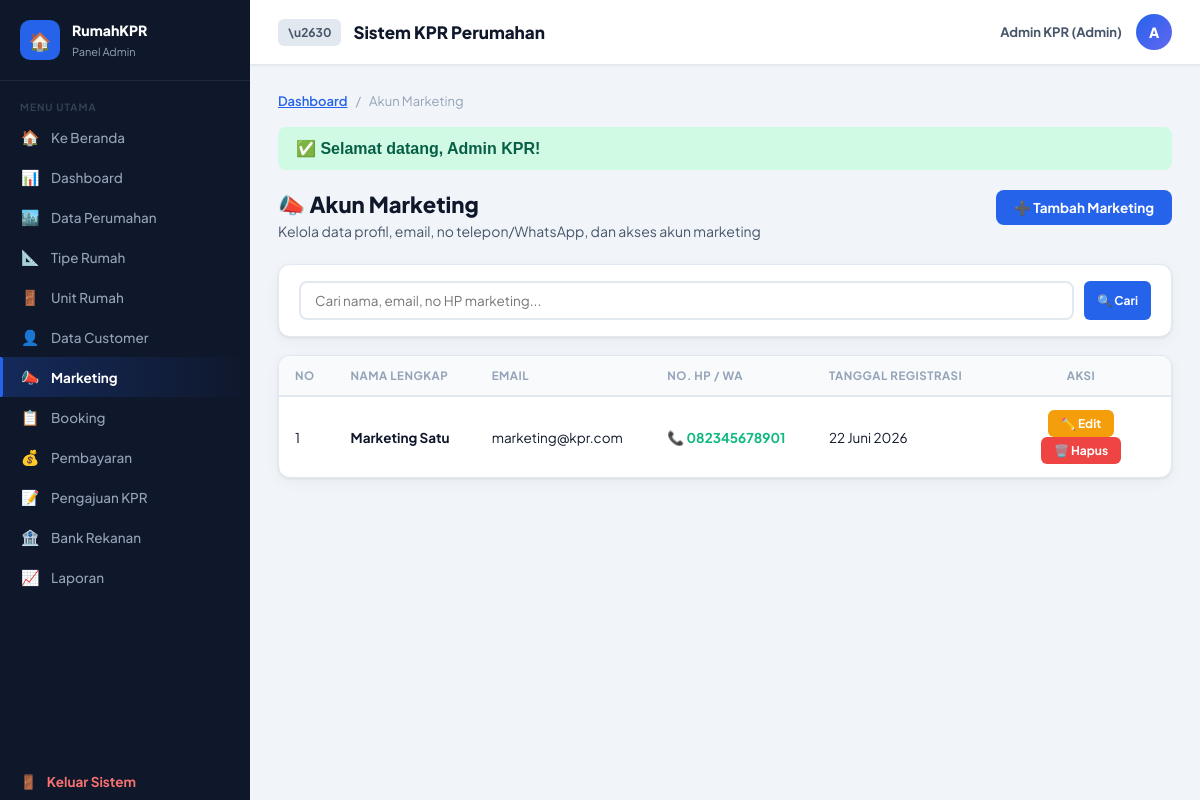
Screenshot of /admin/marketing/index.php (signed in) with the database file from the repository.
### tables this page shows
CREATE TABLE IF NOT EXISTS `users` (
  `id_user` int(11) NOT NULL AUTO_INCREMENT,
  `nama_lengkap` varchar(100) DEFAULT NULL,
  `email` varchar(100) DEFAULT NULL,
  `password` varchar(255) DEFAULT NULL,
  `no_hp` varchar(20) DEFAULT NULL,
  `role` enum('admin','marketing','customer') DEFAULT 'customer',
  `foto_profil` varchar(255) DEFAULT NULL,
  `created_at` timestamp NOT NULL DEFAULT current_timestamp(),
  PRIMARY KEY (`id_user`),
  UNIQUE KEY `email` (`email`)
);

### config/auth.php (called while the page is built, shortened)
<?php
require_once __DIR__ . '/session.php';
function role_user() {
    $uri = $_SERVER['SCRIPT_NAME'] ?? '';
    if (strpos($uri, '/admin/') !== false) {
        return $_SESSION['admin']['role'] ?? null;
    }
    return $_SESSION['customer']['role'] ?? null;
}
function nama_user() {
    $uri = $_SERVER['SCRIPT_NAME'] ?? '';
    if (strpos($uri, '/admin/') !== false) {
        return $_SESSION['admin']['nama_lengkap'] ?? 'Admin';
    }
    return $_SESSION['customer']['nama_lengkap'] ?? 'Pengguna';
}
?>

### config/functions.php (called while the page is built, shortened)
<?php
function format_tanggal($t) {
    $b = ['','Januari','Februari','Maret','April','Mei','Juni','Juli','Agustus','September','Oktober','November','Desember'];
    $ts = strtotime($t);
    return date('d', $ts) . ' ' . $b[(int)date('m', $ts)] . ' ' . date('Y', $ts);
}
?>

### admin/marketing/index.php (the view, shortened to what this page needs)
<?php
require_once '../../config/koneksi.php';
require_once '../../config/functions.php';
require_once '../../includes/sidebar_admin.php';
$action = $_GET['action'] ?? '';
$error = '';
$marketing = null;
$search = trim($_GET['s'] ?? '');
if (!empty($search)) {
    $stmt = $db->prepare("SELECT * FROM users WHERE role = 'marketing' AND (nama_lengkap LIKE ? OR email LIKE ? OR no_hp LIKE ?) ORDER BY created_at DESC");
    $stmt->execute(["%$search%", "%$search%", "%$search%"]);
} else {
    $stmt = $db->prepare("SELECT * FROM users WHERE role = 'marketing' ORDER BY created_at DESC");
    $stmt->execute();
}
$list_marketing = $stmt->fetchAll();
?>
<!DOCTYPE html>
<html lang="id">
<head>
    <link rel="stylesheet" href="../../assets/css/admin.css">
</head>
<body>
    <div class="admin-main">
        <header class="topbar">
            <div style="display:flex;align-items:center;gap:12px;">
                <button class="btn btn-gray btn-sm" id="sidebarToggle" style="padding:6px 10px;">\u2630</button>
                <div class="topbar-title">Sistem KPR Perumahan</div>
            </div>
            <div class="topbar-right">
                <span class="topbar-name"><?= htmlspecialchars(nama_user()) ?> (<?= ucfirst(role_user()) ?>)</span>
                <div class="topbar-avatar"><?= strtoupper(substr(nama_user(),0,1)) ?></div>
            </div>
        </header>
        <main class="content">
            <div class="breadcrumb">
                <a href="../dashboard.php">Dashboard</a> / <span>Akun Marketing</span>
            </div>
            <?php if ($action === 'tambah' || $action === 'edit'): ?>
                <div class="panel">
                    <div class="panel-header">
                        <h3><?= $action === 'tambah' ? '📣 Tambah Akun Marketing' : '✏️ Edit Akun Marketing' ?></h3>
                        <a href="index.php" class="btn btn-gray btn-sm">← Kembali</a>
                    </div>
                    <div class="panel-body">
                        <?php if ($error): ?><div class="alert alert-danger">❌ <?= htmlspecialchars($error) ?></div><?php endif; ?>
                        <form method="POST">
                            <div class="form-group">
                                <label>Nama Lengkap</label>
                                <input type="text" name="nama_lengkap" class="form-control" placeholder="Contoh: Marketing KPR" value="<?= htmlspecialchars($_POST['nama_lengkap'] ?? $marketing['nama_lengkap'] ?? '') ?>" required>
                            </div>
                            <div class="form-row">
                                <div class="form-group">
                                    <label>Email</label>
                                    <input type="email" name="email" class="form-control" placeholder="marketing@kpr.com" value="<?= htmlspecialchars($_POST['email'] ?? $marketing['email'] ?? '') ?>" required>
                                </div>
                                <div class="form-group">
                                    <label>No. HP / WhatsApp</label>
                                    <input type="text" name="no_hp" class="form-control" placeholder="08xxxxxxxxxx" value="<?= htmlspecialchars($_POST['no_hp'] ?? $marketing['no_hp'] ?? '') ?>" required>
                                </div>
                            </div>
                            <div class="form-group">
                                <label>Password</label>
                                <input type="text" name="password" class="form-control" placeholder="<?= $action === 'edit' ? 'Biarkan kosong jika tidak ingin mengubah password' : 'Min. 4 karakter' ?>" <?= $action === 'tambah' ? 'required' : '' ?>>
                            </div>
                            <div style="margin-top:14px;">
                                <button type="submit" class="btn btn-primary">💾 Simpan Data</button>
                                <a href="index.php" class="btn btn-gray">Batal</a>
                            </div>
                        </form>
                    </div>
                </div>
            <?php else: ?>
                <div class="page-header">
                    <div class="page-header-left">
                        <h2>📣 Akun Marketing</h2>
                        <p>Kelola data profil, email, no telepon/WhatsApp, dan akses akun marketing</p>
                    </div>
                    <a href="index.php?action=tambah" class="btn btn-primary">➕ Tambah Marketing</a>
                </div>
                <div class="panel" style="margin-bottom: 18px;">
                    <div class="panel-body" style="padding: 16px 20px;">
                        <form method="GET" action="" class="search-bar" style="margin-bottom:0;">
                            <input type="text" name="s" placeholder="Cari nama, email, no HP marketing..." value="<?= htmlspecialchars($search) ?>" style="flex:1;">
                            <button type="submit" class="btn btn-primary btn-sm">🔍 Cari</button>
                        </form>
                    </div>
                </div>
                <div class="panel">
                    <div class="panel-body" style="padding:0;">
                        <div class="tbl-wrap">
                            <table>
                                <thead>
                                    <tr>
                                        <th>No</th>
                                        <th>Nama Lengkap</th>
                                        <th>Email</th>
                                        <th>No. HP / WA</th>
                                        <th>Tanggal Registrasi</th>
                                        <th style="width:180px; text-align:center;">Aksi</th>
                                    </tr>
                                </thead>
                                <tbody>
                                    <?php if (empty($list_marketing)): ?>
                                        <tr><td colspan="6" class="empty">Tidak ada akun marketing yang ditemukan.</td></tr>
                                    <?php else: $no=1; foreach($list_marketing as $m): ?>
                                        <tr>
                                            <td><?= $no++ ?></td>
                                            <td><b><?= htmlspecialchars($m['nama_lengkap']) ?></b></td>
                                            <td><?= htmlspecialchars($m['email']) ?></td>
                                            <td>
                                                <a href="https://wa.me/<?= preg_replace('/\D/', '', $m['no_hp']) ?>" target="_blank" style="text-decoration:none; color:var(--success); font-weight:700;">
                                                    📞 <?= htmlspecialchars($m['no_hp']) ?>
                                                </a>
                                            </td>
                                            <td><?= format_tanggal($m['created_at']) ?></td>
                                            <td style="text-align:center;">
                                                <a href="index.php?action=edit&id=<?= $m['id_user'] ?>" class="btn btn-warning btn-sm">✏️ Edit</a>
                                                <a href="#" data-hapus="index.php?action=hapus&id=<?= $m['id_user'] ?>" data-nama="<?= htmlspecialchars($m['nama_lengkap']) ?>" class="btn btn-danger btn-sm">🗑️ Hapus</a>
                                            </td>
                                        </tr>
                                    <?php endforeach; endif; ?>
                                </tbody>
                            </table>
                        </div>
                    </div>
                </div>
            <?php endif; ?>
        </main>
    </div>
</body>
</html>

### assets/css/admin.css (style rules this page uses)
*,*::before,*::after { box-sizing:border-box;margin:0;padding:0 }
:root { --sb-bg:#0f172a;--sb-hover:#1e293b;--sb-active:#2563eb;--sb-text:#94a3b8;--sb-w:250px; --topbar:65px;--content-bg:#f1f5f9;--white:#fff;--border:#e2e8f0; --primary:#2563eb;--primary-d:#1d4ed8;--success:#10b981;--warning:#f59e0b;--danger:#ef4444;--info:#6366f1; --text:#0f172a;--sub:#475569;--muted:#94a3b8; --radius:12px;--shadow:0 1px 3px rgba(0,0,0,.08),0 4px 16px rgba(0,0,0,.04); --font:'Plus Jakarta Sans',sans-serif;--tr:.2s ease; }
body { font-family:var(--font);background:var(--content-bg);color:var(--text);display:flex;min-height:100vh; }
.admin-main { margin-left:var(--sb-w);flex:1;display:flex;flex-direction:column;min-height:100vh; }
.topbar { height:var(--topbar);background:var(--white);border-bottom:1px solid var(--border);display:flex;align-items:center;justify-content:space-between;padding:0 28px;position:sticky;top:0;z-index:100;box-shadow:0 1px 3px rgba(0,0,0,.05); }
.topbar-title { font-size:17px;font-weight:800; }
.topbar-right { display:flex;align-items:center;gap:14px; }
.topbar-avatar { width:36px;height:36px;background:linear-gradient(135deg,var(--primary),var(--info));border-radius:50%;display:flex;align-items:center;justify-content:center;color:#fff;font-weight:800;font-size:14px; }
.topbar-name { font-size:13px;font-weight:700;color:var(--sub); }
.content { padding:28px;flex:1; }
.page-header { display:flex;align-items:flex-start;justify-content:space-between;margin-bottom:24px;gap:16px;flex-wrap:wrap; }
.page-header-left h2 { font-size:22px;font-weight:800; }
.page-header-left p { color:var(--sub);font-size:14px;margin-top:4px; }
.breadcrumb { display:flex;align-items:center;gap:8px;font-size:13px;color:var(--muted);margin-bottom:18px;flex-wrap:wrap; }
.breadcrumb a { color:var(--primary);font-weight:600; }
.panel { background:var(--white);border-radius:var(--radius);box-shadow:var(--shadow);border:1px solid var(--border);overflow:hidden;margin-bottom:24px;transition:all .3s ease; }
.panel-body { padding:22px; }
.tbl-wrap { overflow-x:auto; }
table { width:100%;border-collapse:collapse;font-size:13.5px; }
thead tr { background:#f8fafc; }
th { padding:12px 16px;text-align:left;font-weight:700;color:var(--muted);font-size:11.5px;text-transform:uppercase;letter-spacing:.5px;border-bottom:2px solid var(--border);white-space:nowrap; }
td { padding:13px 16px;border-bottom:1px solid #f1f5f9;vertical-align:middle; }
tbody tr:last-child td { border-bottom:none; }
.btn { display:inline-flex;align-items:center;gap:7px;padding:9px 18px;border-radius:8px;font-family:var(--font);font-size:13.5px;font-weight:700;cursor:pointer;border:none;text-decoration:none;transition:var(--tr);white-space:nowrap; }
.btn-sm { padding:6px 13px;font-size:12px;border-radius:6px; }
.btn-primary { background:var(--primary);color:#fff; }
.btn-danger { background:var(--danger);color:#fff; }
.btn-warning { background:var(--warning);color:#fff; }
.btn-gray { background:#e2e8f0;color:var(--sub); }
.search-bar { display:flex;gap:10px;margin-bottom:18px;flex-wrap:wrap; }
.search-bar input,.search-bar select { flex:1;min-width:150px;padding:9px 14px;border:2px solid var(--border);border-radius:8px;font-family:var(--font);font-size:13.5px;outline:none; }

### rows the page displays
users: nama_lengkap "Marketing Satu", email "marketing@kpr.com", no_hp "082345678901", created_at "22 Juni 2026"

### other values shown
$m['ico'] "🏠"
$m['label'] "Ke Beranda"
$m['ico'] "📊"
$m['label'] "Dashboard"
$m['ico'] "🏙️"
$m['label'] "Data Perumahan"
$m['ico'] "📐"
$m['label'] "Tipe Rumah"
$m['ico'] "🚪"
$m['label'] "Unit Rumah"
$m['ico'] "👤"
$m['label'] "Data Customer"
$m['ico'] "📣"
$m['label'] "Marketing"
$m['ico'] "📋"
